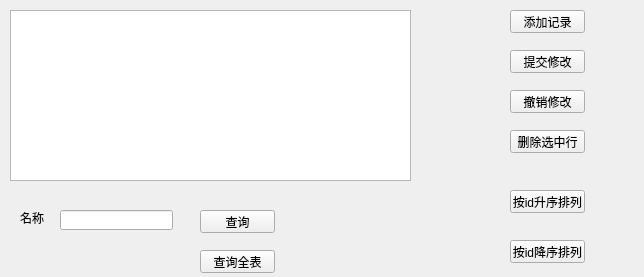
<?xml version="1.0" encoding="UTF-8"?>
<ui version="4.0">
 <class>Widget</class>
 <widget class="QWidget" name="Widget">
  <property name="geometry">
   <rect>
    <x>0</x>
    <y>0</y>
    <width>644</width>
    <height>277</height>
   </rect>
  </property>
  <property name="windowTitle">
   <string>Widget</string>
  </property>
  <widget class="QPushButton" name="viewBtn">
   <property name="geometry">
    <rect>
     <x>200</x>
     <y>210</y>
     <width>75</width>
     <height>23</height>
    </rect>
   </property>
   <property name="text">
    <string>查询</string>
   </property>
  </widget>
  <widget class="QTableView" name="tableView">
   <property name="geometry">
    <rect>
     <x>10</x>
     <y>10</y>
     <width>401</width>
     <height>171</height>
    </rect>
   </property>
  </widget>
  <widget class="QLineEdit" name="lineEdit">
   <property name="geometry">
    <rect>
     <x>60</x>
     <y>210</y>
     <width>113</width>
     <height>20</height>
    </rect>
   </property>
   <property name="text">
    <string/>
   </property>
  </widget>
  <widget class="QPushButton" name="editBnt">
   <property name="geometry">
    <rect>
     <x>510</x>
     <y>50</y>
     <width>75</width>
     <height>23</height>
    </rect>
   </property>
   <property name="text">
    <string>提交修改</string>
   </property>
  </widget>
  <widget class="QPushButton" name="cancleBnt">
   <property name="geometry">
    <rect>
     <x>510</x>
     <y>90</y>
     <width>75</width>
     <height>23</height>
    </rect>
   </property>
   <property name="text">
    <string>撤销修改</string>
   </property>
  </widget>
  <widget class="QPushButton" name="addBnt">
   <property name="geometry">
    <rect>
     <x>510</x>
     <y>10</y>
     <width>75</width>
     <height>23</height>
    </rect>
   </property>
   <property name="text">
    <string>添加记录</string>
   </property>
  </widget>
  <widget class="QPushButton" name="delBnt">
   <property name="geometry">
    <rect>
     <x>510</x>
     <y>130</y>
     <width>75</width>
     <height>23</height>
    </rect>
   </property>
   <property name="text">
    <string>删除选中行</string>
   </property>
  </widget>
  <widget class="QLabel" name="label">
   <property name="geometry">
    <rect>
     <x>20</x>
     <y>210</y>
     <width>31</width>
     <height>16</height>
    </rect>
   </property>
   <property name="text">
    <string>名称</string>
   </property>
  </widget>
  <widget class="QPushButton" name="viewAllBnt">
   <property name="geometry">
    <rect>
     <x>200</x>
     <y>250</y>
     <width>75</width>
     <height>23</height>
    </rect>
   </property>
   <property name="text">
    <string>查询全表</string>
   </property>
  </widget>
  <widget class="QPushButton" name="increaseBnt">
   <property name="geometry">
    <rect>
     <x>510</x>
     <y>190</y>
     <width>75</width>
     <height>23</height>
    </rect>
   </property>
   <property name="text">
    <string>按id升序排列</string>
   </property>
  </widget>
  <widget class="QPushButton" name="decreaseBnt">
   <property name="geometry">
    <rect>
     <x>510</x>
     <y>240</y>
     <width>75</width>
     <height>23</height>
    </rect>
   </property>
   <property name="text">
    <string>按id降序排列</string>
   </property>
  </widget>
 </widget>
 <layoutdefault spacing="6" margin="11"/>
 <resources/>
 <connections>
  <connection>
   <sender>viewBtn</sender>
   <signal>clicked()</signal>
   <receiver>Widget</receiver>
   <slot>show()</slot>
   <hints>
    <hint type="sourcelabel">
     <x>147</x>
     <y>111</y>
    </hint>
    <hint type="destinationlabel">
     <x>199</x>
     <y>149</y>
    </hint>
   </hints>
  </connection>
 </connections>
</ui>
